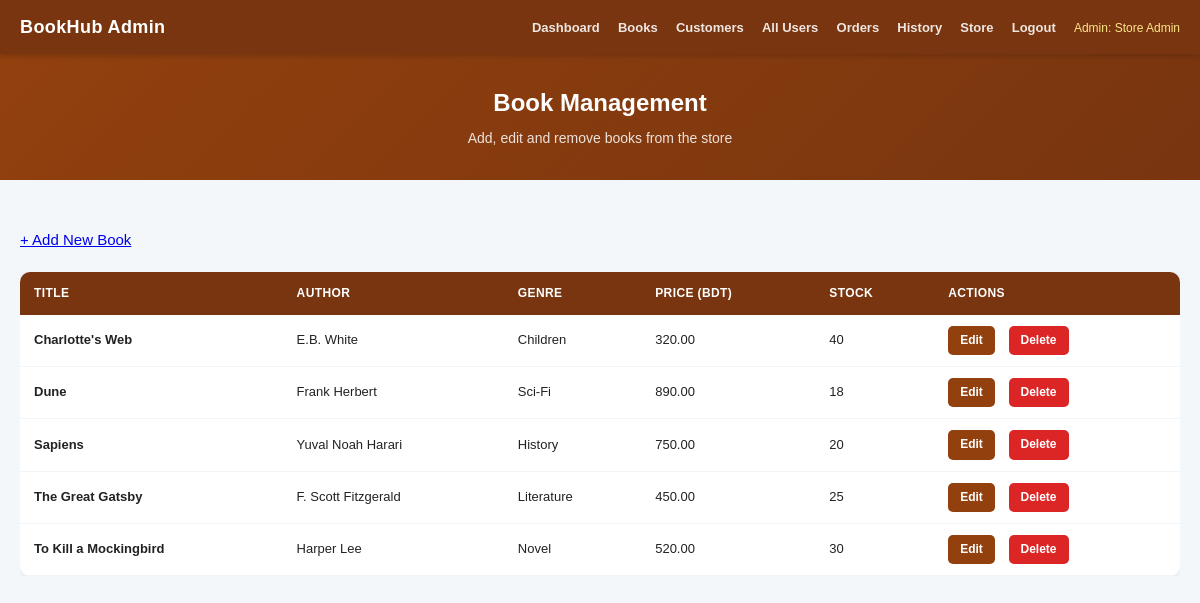
/view/admin_books.php (signed in), run on the app's committed database.
### tables this page shows
CREATE TABLE IF NOT EXISTS books (
    id INT AUTO_INCREMENT PRIMARY KEY,
    title VARCHAR(200) NOT NULL,
    author VARCHAR(150) NOT NULL,
    description TEXT,
    price DECIMAL(10,2) NOT NULL,
    category_id INT,
    image_path VARCHAR(255),
    stock INT NOT NULL DEFAULT 0,
    created_at TIMESTAMP DEFAULT CURRENT_TIMESTAMP,
    FOREIGN KEY (category_id) REFERENCES categories(id)
);

CREATE TABLE IF NOT EXISTS categories (
    id INT AUTO_INCREMENT PRIMARY KEY,
    name VARCHAR(100) NOT NULL,
    created_at TIMESTAMP DEFAULT CURRENT_TIMESTAMP
);

### control/app.php (called while the page is built, shortened)
<?php
function e($value)
{
    return htmlspecialchars((string)$value, ENT_QUOTES, "UTF-8");
}

### control/admin_books_process.php (called while the page is built, shortened)
<?php
include_once '../model/mydb.php';
$mydb = new MyDB();
$conn = $mydb->createConn();
$books = $mydb->getAllBooks($conn);

### model/mydb.php (called while the page is built, shortened)
<?php
class MyDB
{
    function getAllBooks($conn)
    {
        return $conn->query(
            "SELECT books.*, categories.name AS category_name
             FROM books LEFT JOIN categories ON books.category_id = categories.id
             ORDER BY books.title"
        );
    }
}

### view/admin_books.php (the view, shortened to what this page needs)
<?php include '../control/admin_books_process.php'; include_once '../control/app.php'; ?>
<!DOCTYPE html>
<html lang="en">
<head>
    <link rel="stylesheet" href="../css/task2_style.css">
</head>
<body>
<nav>
    <div class="nav-inner">
        <a class="nav-brand" href="admin_dashboard.php">BookHub Admin</a>
        <div class="nav-links">
            <a href="admin_dashboard.php">Dashboard</a>
            <a href="admin_books.php">Books</a>
            <a href="admin_customers.php">Customers</a>
            <a href="admin_users.php">All Users</a>
            <a href="admin_orders.php">Orders</a>
            <a href="admin_history.php">History</a>
            <a href="Home.php">Store</a>
            <a href="../control/logout_process.php">Logout</a>
            <span class="nav-user-info">Admin: <?php echo e($_SESSION["name"]); ?></span>
        </div>
    </div>
</nav>
<div class="page-header">
    <h1>Book Management</h1>
    <p>Add, edit and remove books from the store</p>
</div>
<div class="main-container">
    <div style="margin-bottom:20px;">
        <a class="btn-primary" href="admin_book_form.php">+ Add New Book</a>
    </div>
    <div class="admin-table-wrapper">
        <table class="admin-table">
            <thead>
                <tr>
                    <th>Title</th>
                    <th>Author</th>
                    <th>Genre</th>
                    <th>Price (BDT)</th>
                    <th>Stock</th>
                    <th>Actions</th>
                </tr>
            </thead>
            <tbody>
                <?php if ($books->num_rows === 0) { ?>
                <tr>
                    <td colspan="6" class="text-center">No books found. Add your first book.</td>
                </tr>
                <?php } else { ?>
                <?php while ($b = $books->fetch_assoc()) { ?>
                <tr>
                    <td><strong><?php echo e($b["title"]); ?></strong></td>
                    <td><?php echo e($b["author"]); ?></td>
                    <td><?php echo e($b["category_name"] ?? "—"); ?></td>
                    <td><?php echo number_format((float)$b["price"], 2); ?></td>
                    <td><?php echo (int)$b["stock"]; ?></td>
                    <td class="order-actions">
                        <a class="btn-action btn-edit-sm" href="admin_book_form.php?id=<?php echo (int)$b["id"]; ?>">Edit</a>
                        <a class="btn-action btn-reject-sm" href="admin_books.php?delete=<?php echo (int)$b["id"]; ?>"
                           onclick="return confirmDelete('book')">Delete</a>
                    </td>
                </tr>
                <?php } ?>
                <?php } ?>
            </tbody>
        </table>
    </div>
</div>
</body>
</html>

### css/task2_style.css (style rules this page uses)
body { font-family: Arial, sans-serif; background-color: #f4f7f9; color: #222; font-size: 15px; line-height: 1.6; }
nav { background-color: #78350f; padding: 0; box-shadow: 0 2px 6px rgba(0,0,0,0.18); position: sticky; top: 0; z-index: 100; }
.nav-inner { display: flex; align-items: center; justify-content: space-between; max-width: 1200px; margin: 0 auto; padding: 0 20px; height: 54px; }
.nav-brand { color: #ffffff; font-size: 18px; font-weight: bold; text-decoration: none; letter-spacing: 0.4px; }
.nav-links a { color: rgba(255,255,255,0.88); margin-left: 14px; text-decoration: none; font-weight: bold; font-size: 13px; }
.nav-user-info { color: #fde68a; font-size: 12px; margin-left: 14px; }
.page-header { background: linear-gradient(135deg, #92400e 0%, #78350f 100%); color: white; text-align: center; padding: 30px 20px; margin-bottom: 28px; }
.page-header h1 { font-size: 24px; margin-bottom: 5px; }
.page-header p { font-size: 14px; opacity: 0.85; }
.main-container { max-width: 1200px; margin: 0 auto; padding: 20px; }
.admin-table-wrapper { overflow-x: auto; margin-bottom: 24px; }
.admin-table { width: 100%; border-collapse: collapse; background: #ffffff; border-radius: 10px; overflow: hidden; box-shadow: 0 2px 8px rgba(0,0,0,0.07); font-size: 13px; }
.admin-table thead tr { background-color: #78350f; color: #ffffff; }
.admin-table thead th { padding: 12px 14px; text-align: left; font-size: 12px; text-transform: uppercase; letter-spacing: 0.4px; white-space: nowrap; }
.admin-table tbody tr { border-bottom: 1px solid #f3f4f6; transition: background-color 0.15s; }
.admin-table td { padding: 11px 14px; vertical-align: middle; }
.btn-action { display: inline-block; padding: 5px 12px; border-radius: 5px; font-size: 12px; font-weight: bold; cursor: pointer; border: 0; text-decoration: none; transition: background-color 0.2s; white-space: nowrap; }
.btn-edit-sm { background-color: #92400e; color: #ffffff; }
.btn-reject-sm { background-color: #dc2626; color: #ffffff; margin-left: 4px; }
.admin-table .order-actions { white-space: nowrap; }
.admin-table .order-actions .btn-action { margin-right: 6px; }
.admin-table .order-actions .btn-action:last-child { margin-right: 0; }

### data on the page
books: title "Charlotte's Web", author "E.B. White", category.name "Children", price "320.00", stock "40"
books: title "Dune", author "Frank Herbert", category.name "Sci-Fi", price "890.00", stock "18"
books: title "Sapiens", author "Yuval Noah Harari", category.name "History", price "750.00", stock "20"
books: title "The Great Gatsby", author "F. Scott Fitzgerald", category.name "Literature", price "450.00", stock "25"
books: title "To Kill a Mockingbird", author "Harper Lee", category.name "Novel", price "520.00", stock "30"

### other printed values
$_SESSION["name"] "Store Admin"
